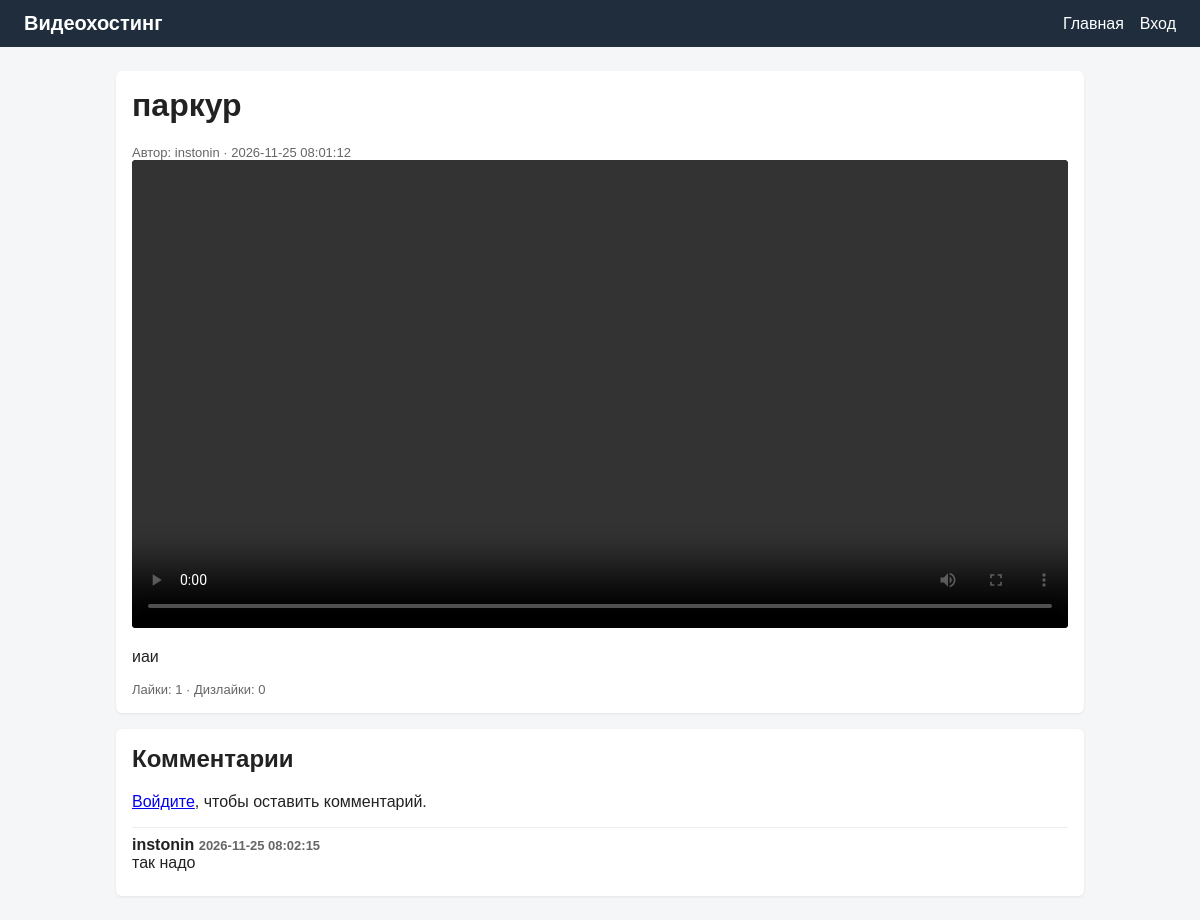
The page /video.php?id=1 on the database its author committed.
### tables this page shows
CREATE TABLE videos (
    id INTEGER PRIMARY KEY AUTOINCREMENT,
    user_id INTEGER NOT NULL,
    category_id INTEGER,
    title TEXT NOT NULL,
    description TEXT,
    file_path TEXT NOT NULL,
    restriction TEXT NOT NULL DEFAULT 'none',
    created_at TEXT DEFAULT CURRENT_TIMESTAMP,
    FOREIGN KEY(user_id) REFERENCES users(id),
    FOREIGN KEY(category_id) REFERENCES categories(id)
);

CREATE TABLE comments (
    id INTEGER PRIMARY KEY AUTOINCREMENT,
    video_id INTEGER NOT NULL,
    user_id INTEGER NOT NULL,
    text TEXT NOT NULL,
    created_at TEXT DEFAULT CURRENT_TIMESTAMP,
    FOREIGN KEY(video_id) REFERENCES videos(id),
    FOREIGN KEY(user_id) REFERENCES users(id)
);

CREATE TABLE users (
    id INTEGER PRIMARY KEY AUTOINCREMENT,
    username TEXT UNIQUE NOT NULL,
    email TEXT UNIQUE NOT NULL,
    password TEXT NOT NULL,
    role TEXT NOT NULL DEFAULT 'user',
    created_at TEXT DEFAULT CURRENT_TIMESTAMP
);

### db.php (called while the page is built, shortened)
<?php
$dbFile = __DIR__ . '/videohost.sqlite';
$db = new PDO('sqlite:' . $dbFile);
$db->setAttribute(PDO::ATTR_ERRMODE, PDO::ERRMODE_EXCEPTION);
$db->setAttribute(PDO::ATTR_DEFAULT_FETCH_MODE, PDO::FETCH_ASSOC);
$db->exec("
CREATE TABLE IF NOT EXISTS users (
    id INTEGER PRIMARY KEY AUTOINCREMENT,
    username TEXT UNIQUE NOT NULL,
    email TEXT UNIQUE NOT NULL,
    password TEXT NOT NULL,
    role TEXT NOT NULL DEFAULT 'user',
    created_at TEXT DEFAULT CURRENT_TIMESTAMP
);
CREATE TABLE IF NOT EXISTS categories (
    id INTEGER PRIMARY KEY AUTOINCREMENT,
    name TEXT NOT NULL
);
CREATE TABLE IF NOT EXISTS videos (
    id INTEGER PRIMARY KEY AUTOINCREMENT,
    user_id INTEGER NOT NULL,
    category_id INTEGER,
    title TEXT NOT NULL,
    description TEXT,
    file_path TEXT NOT NULL,
    restriction TEXT NOT NULL DEFAULT 'none',
    created_at TEXT DEFAULT CURRENT_TIMESTAMP,
    FOREIGN KEY(user_id) REFERENCES users(id),
    FOREIGN KEY(category_id) REFERENCES categories(id)
);
CREATE TABLE IF NOT EXISTS comments (
    id INTEGER PRIMARY KEY AUTOINCREMENT,
    video_id INTEGER NOT NULL,
    user_id INTEGER NOT NULL,
    text TEXT NOT NULL,
    created_at TEXT DEFAULT CURRENT_TIMESTAMP,
    FOREIGN KEY(video_id) REFERENCES videos(id),
    FOREIGN KEY(user_id) REFERENCES users(id)
);
CREATE TABLE IF NOT EXISTS likes (
    id INTEGER PRIMARY KEY AUTOINCREMENT,
    video_id INTEGER NOT NULL,
    user_id INTEGER NOT NULL,
    is_like INTEGER NOT NULL,
    UNIQUE(video_id, user_id),
    FOREIGN KEY(video_id) REFERENCES videos(id),
    FOREIGN KEY(user_id) REFERENCES users(id)
);
");
function current_user() {
    global $db;
    if (empty($_SESSION['user_id'])) return null;
    $stmt = $db->prepare("SELECT * FROM users WHERE id = ?");
    $stmt->execute([$_SESSION['user_id']]);
    return $stmt->fetch();
}
function e($s) {
    return htmlspecialchars($s ?? '', ENT_QUOTES, 'UTF-8');
}

### video.php (the view, shortened to what this page needs)
<?php require 'db.php';
$user = current_user();
$id = (int)($_GET['id'] ?? 0);
$stmt = $db->prepare("
    SELECT v.*, u.username,
           (SELECT COUNT(*) FROM likes l WHERE l.video_id = v.id AND l.is_like = 1) AS likes_count,
           (SELECT COUNT(*) FROM likes l WHERE l.video_id = v.id AND l.is_like = 0) AS dislikes_count
    FROM videos v JOIN users u ON u.id = v.user_id
    WHERE v.id = ?
");
$stmt->execute([$id]);
$video = $stmt->fetch();
$comments = $db->prepare("SELECT c.*, u.username FROM comments c JOIN users u ON u.id = c.user_id WHERE c.video_id = ? ORDER BY c.created_at DESC");
$comments->execute([$id]);
$comments = $comments->fetchAll();
?>
<!DOCTYPE html>
<html lang="ru">
<head><meta charset="utf-8"><title><?= e($video['title']) ?></title><link rel="stylesheet" href="style.css"></head>
<body>
<header><div class="logo">Видеохостинг</div><nav><a href="index.php">Главная</a><?php if ($user): ?><a href="my_videos.php">Мои видео</a><a href="logout.php">Выход</a><?php else: ?><a href="login.php">Вход</a><?php endif; ?></nav></header>
<div class="container">
    <div class="card">
        <h1><?= e($video['title']) ?></h1>
        <div class="meta">Автор: <?= e($video['username']) ?> · <?= e($video['created_at']) ?></div>
        <video controls src="<?= e($video['file_path']) ?>"></video>
        <p><?= nl2br(e($video['description'])) ?></p>
        <div class="meta">Лайки: <?= $video['likes_count'] ?> · Дизлайки: <?= $video['dislikes_count'] ?></div>
    </div>
    <div class="card">
        <h2>Комментарии</h2>
        <?php if ($user): ?>
            <form method="post">
                <textarea name="comment" rows="2" placeholder="Ваш комментарий..."></textarea>
                <button type="submit">Отправить</button>
            </form>
        <?php else: ?>
            <p><a href="login.php">Войдите</a>, чтобы оставить комментарий.</p>
        <?php endif; ?>
        <?php foreach ($comments as $c): ?>
            <div class="comment">
                <div class="author"><?= e($c['username']) ?> <span class="meta"><?= e($c['created_at']) ?></span></div>
                <div><?= nl2br(e($c['text'])) ?></div>
            </div>
        <?php endforeach; ?>
    </div>
</div>
</body>
</html>

### style.css (style rules this page uses)
* { box-sizing: border-box; }
body { margin: 0; font-family: Arial, Helvetica, sans-serif; background: #f4f6f8; color: #222; }
header { background: #1f2d3d; color: #fff; padding: 12px 24px; display: flex; align-items: center; justify-content: space-between; flex-wrap: wrap; }
header a { color: #fff; text-decoration: none; margin-left: 16px; }
.logo { font-weight: bold; font-size: 20px; }
.container { max-width: 1000px; margin: 24px auto; padding: 0 16px; }
.card { background: #fff; border-radius: 6px; padding: 16px; margin-bottom: 16px; box-shadow: 0 1px 3px rgba(0,0,0,0.08); }
h1, h2 { margin-top: 0; }
video { width: 100%; max-height: 480px; background: #000; border-radius: 4px; }
.meta { color: #666; font-size: 13px; }
.comment { border-top: 1px solid #eee; padding: 8px 0; }
.comment .author { font-weight: bold; }

### rows shown on the page
videos: title "паркур", created_at "2026-11-25 08:01:12", description "иаи"
comments: user.username "instonin", created_at "2026-11-25 08:02:15", text "так надо"

### other values the page prints
$video['username'] "instonin"
$video['likes_count'] "1"
$video['dislikes_count'] "0"
